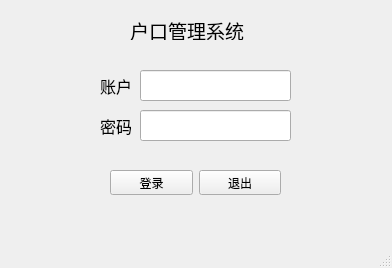
<?xml version="1.0" encoding="UTF-8"?>
<ui version="4.0">
 <class>MainWindow</class>
 <widget class="QMainWindow" name="MainWindow">
  <property name="geometry">
   <rect>
    <x>0</x>
    <y>0</y>
    <width>392</width>
    <height>268</height>
   </rect>
  </property>
  <property name="windowTitle">
   <string>MainWindow</string>
  </property>
  <widget class="QWidget" name="centralwidget">
   <widget class="QLabel" name="label">
    <property name="geometry">
     <rect>
      <x>100</x>
      <y>70</y>
      <width>41</width>
      <height>31</height>
     </rect>
    </property>
    <property name="font">
     <font>
      <pointsize>12</pointsize>
     </font>
    </property>
    <property name="text">
     <string>账户</string>
    </property>
   </widget>
   <widget class="QLabel" name="label_2">
    <property name="geometry">
     <rect>
      <x>100</x>
      <y>110</y>
      <width>31</width>
      <height>31</height>
     </rect>
    </property>
    <property name="font">
     <font>
      <pointsize>12</pointsize>
     </font>
    </property>
    <property name="text">
     <string>密码</string>
    </property>
   </widget>
   <widget class="QLineEdit" name="lineEdit">
    <property name="geometry">
     <rect>
      <x>140</x>
      <y>70</y>
      <width>151</width>
      <height>31</height>
     </rect>
    </property>
   </widget>
   <widget class="QLineEdit" name="lineEdit_2">
    <property name="geometry">
     <rect>
      <x>140</x>
      <y>110</y>
      <width>151</width>
      <height>31</height>
     </rect>
    </property>
    <property name="font">
     <font>
      <pointsize>9</pointsize>
     </font>
    </property>
    <property name="echoMode">
     <enum>QLineEdit::Password</enum>
    </property>
   </widget>
   <widget class="QLabel" name="label_3">
    <property name="geometry">
     <rect>
      <x>130</x>
      <y>20</y>
      <width>121</width>
      <height>20</height>
     </rect>
    </property>
    <property name="font">
     <font>
      <pointsize>14</pointsize>
     </font>
    </property>
    <property name="text">
     <string>户口管理系统</string>
    </property>
   </widget>
   <widget class="QWidget" name="">
    <property name="geometry">
     <rect>
      <x>110</x>
      <y>170</y>
      <width>171</width>
      <height>25</height>
     </rect>
    </property>
    <layout class="QHBoxLayout" name="horizontalLayout">
     <item>
      <widget class="QPushButton" name="login">
       <property name="text">
        <string>登录</string>
       </property>
      </widget>
     </item>
     <item>
      <widget class="QPushButton" name="exit">
       <property name="text">
        <string>退出</string>
       </property>
      </widget>
     </item>
    </layout>
   </widget>
  </widget>
  <widget class="QMenuBar" name="menubar">
   <property name="geometry">
    <rect>
     <x>0</x>
     <y>0</y>
     <width>392</width>
     <height>22</height>
    </rect>
   </property>
  </widget>
  <widget class="QStatusBar" name="statusbar"/>
 </widget>
 <resources/>
 <connections/>
</ui>
